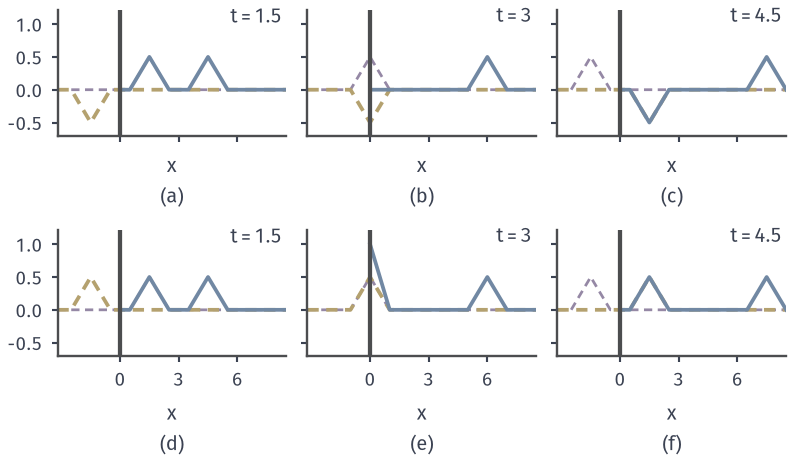

Reproduce this figure in Python.
from pathlib import Path
import sys
ROOT = next(p for p in Path(__file__).resolve().parents if (p/"build.sh").is_file() and (p/"tex/book.tex").is_file())
sys.path.insert(0, str(ROOT/"figures/06-differential-equations/02-partial-differential-equations/matplotlib/wave-common"))
from wave_common import *
# Target: odd and even reflection on the half line, c=1, data T(x-3), u1=0.
fig, axs = figure(width_mm=112, height_mm=66, nrows=2, ncols=3, sharex=True, sharey=True)
x = np.linspace(-3.2, 8.5, 2341); tv = [1.5, 3, 4.5]
for r, sg in enumerate([-1, 1]):
    for c, t in enumerate(tv):
        ax = axs[r, c]; style(ax)
        L = .5*tent(x-3+t); R = .5*tent(x-3-t); I = sg*.5*tent(x+3-t)
        ax.plot(x, L, color=PURPLE, lw=1.1, ls=(0, (3, 2)))
        ax.plot(x, I, color=YELLOW, lw=1.5, ls=(0, (3, 2)))
        m = x >= 0
        ax.plot(x[m], (L+R+I)[m], color=BLUE, lw=1.5)
        ax.axvline(0, color=LINE, lw=1.7)
        ax.text(8.3, 1.02, f'$t={t:g}$', ha='right')
        ax.set_xlim(-3.2, 8.5); ax.set_ylim(-.7, 1.22); ax.set_xticks([0, 3, 6]); ax.set_yticks([-.5, 0, .5, 1])
        sub(ax, 'abcdef'[r*3+c], '$x$')
save(fig, HERE(__file__), 'figure', {'formula': 'u=(T(x-3+t)+T(x-3-t))/2 + s T(x+3-t)/2, s=-1 fixed, s=+1 free, on x>=0'})
